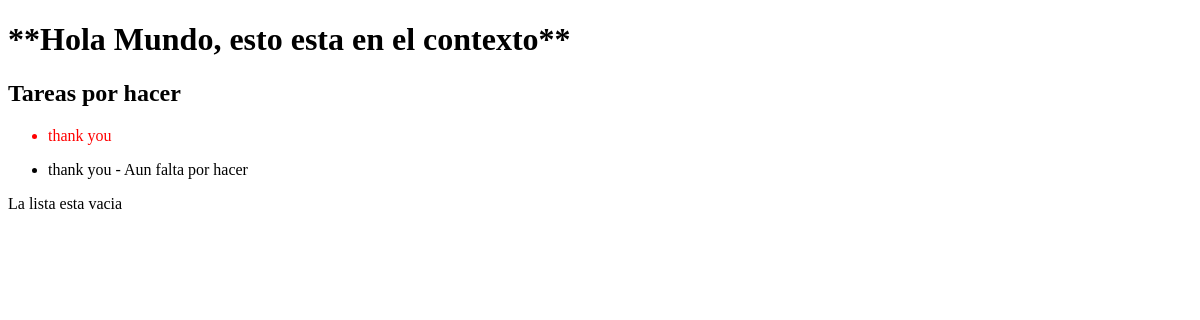
Page /home/ on the earlier database version.
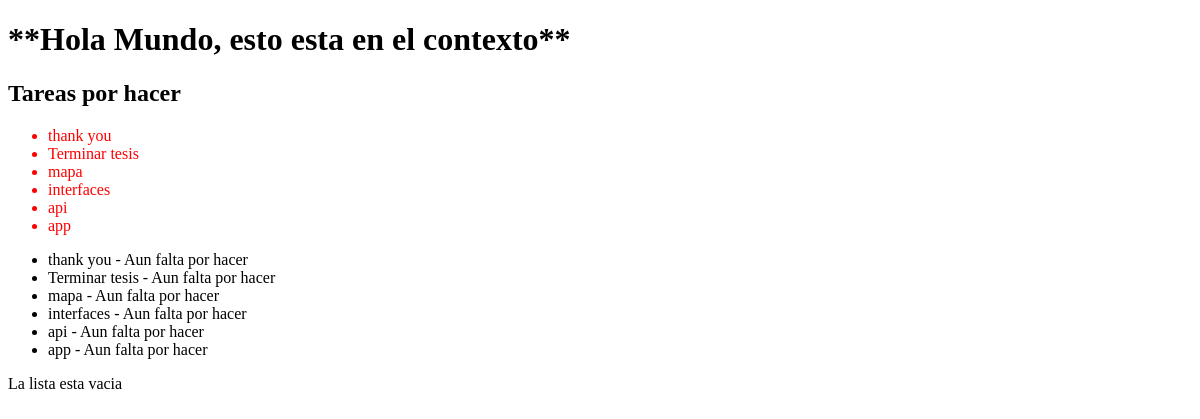
Same page on the later database version.
### home/models.py (models this page shows)
class Task(models.Model):
    description=models.CharField(max_length=255)
    done=models.BooleanField(default=False)

### home/views.py (the view)
# urls.py: path('',homeView,name='home'),
def homeView(request):
    context={
        'message':'Hola Mundo, esto esta en el contexto',
        'message2':'Tareas por hacer',
        'tasks':Task.objects.filter(done=False),
        'emptyList':[]
    }
    return render(request,'home/index.html',context)

### home/templates/home/index.html (shortened to what this page needs)
{% extends 'home/master.html' %}
{% block content %}
    <h1>**{{ message }}**</h1>
    <h2>{{ message2 }}</h2>
    {%if not tasks %}
        <h5>Terminaste todas tus tareas !!! Felicitades, campeon!!!</h5>
    {% else %}
        <ul>
            {% for task in tasks %}
            <li style='color: {% if task.done %} green {% else %} red {% endif %};'>
                {{task.description}}
            </li>
            {% endfor %}
        </ul>
    {% endif %}
    <ul>
        {% for task in tasks %}
        <li>{{ task.description }} - {% if task.done  %}Terminada{% else %}Aun falta por hacer{% endif %}</li>
        {% endfor %}
    </ul>
    {% if not emptyList %}
    <span>La lista esta vacia</span>
    {% else %}
    <span>La lista tiene objetos en ella</span>
    {% endif %}
{% endblock %}

### home/templates/home/master.html (shortened to what this page needs)
<!DOCTYPE html>
<html lang="en">
<head>
</head>
<body>
    {% block content %}
    {% endblock %}
</body>
</html>

Differences in the rows shown:
added Task: description "Terminar tesis", done "Aun falta por hacer"
added Task: description "mapa", done "Aun falta por hacer"
added Task: description "interfaces", done "Aun falta por hacer"
added Task: description "api", done "Aun falta por hacer"
added Task: description "app", done "Aun falta por hacer"
